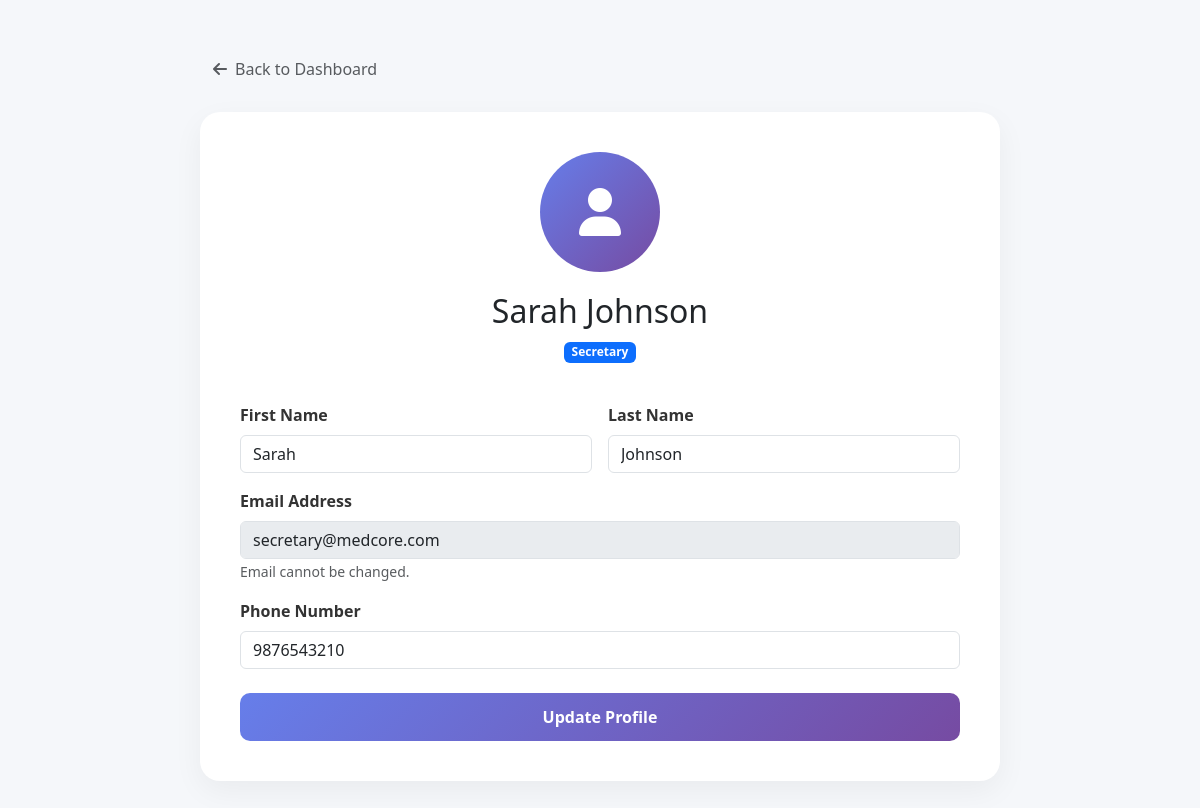
Screenshot of /hospital-booking-system-main/profile.php (signed in) with the database file from the repository.
### tables this page shows
CREATE TABLE users (
    id INT PRIMARY KEY AUTO_INCREMENT,
    first_name VARCHAR(50) NOT NULL,
    last_name VARCHAR(50) NOT NULL,
    email VARCHAR(100) UNIQUE NOT NULL,
    phone VARCHAR(20) UNIQUE,
    password_hash VARCHAR(255) NOT NULL,
    role ENUM('admin', 'secretary', 'doctor', 'patient') NOT NULL,
    profile_photo VARCHAR(255),
    status ENUM('active', 'inactive', 'blocked') DEFAULT 'active',
    created_at TIMESTAMP DEFAULT CURRENT_TIMESTAMP,
    updated_at TIMESTAMP DEFAULT CURRENT_TIMESTAMP ON UPDATE CURRENT_TIMESTAMP,
    last_login TIMESTAMP NULL,
    remember_token VARCHAR(255) NULL,
    two_factor_enabled BOOLEAN DEFAULT FALSE,
    INDEX idx_email (email),
    INDEX idx_role (role),
    INDEX idx_status (status)
);

### hospital-booking-system-main/functions.php (called while the page is built, shortened)
<?php
function isLoggedIn() {
    return isset($_SESSION['logged_in']) && $_SESSION['logged_in'] === true;
}
function getCurrentUserId() {
    return isLoggedIn() ? $_SESSION['user_id'] : null;
}
function getUserById($userId, $link) {
    $userId = intval($userId);
    $query = "SELECT * FROM users WHERE id = $userId";
    $result = mysqli_query($link, $query);
    return mysqli_fetch_assoc($result);
}
?>

### hospital-booking-system-main/profile.php (the view, shortened to what this page needs)
<?php
require_once 'config.php';
require_once 'functions.php';
$userId = getCurrentUserId();
$user = getUserById($userId, $link);
$role = $user['role'];
?>
<!DOCTYPE html>
<html lang="en">
<head>
    <link href="https://cdn.jsdelivr.net/npm/bootstrap@5.3.0/dist/css/bootstrap.min.css" rel="stylesheet">
    <link rel="stylesheet" href="https://cdnjs.cloudflare.com/ajax/libs/font-awesome/6.4.0/css/all.min.css">
</head>
<body>
    <div class="container-custom">
        <a href="index.php" class="btn btn-link text-decoration-none mb-4 text-muted">
            <i class="fas fa-arrow-left me-2"></i>Back to Dashboard
        </a>
        <div class="profile-card">
            <div class="profile-header">
                <div class="avatar-container">
                    <?php if (!empty($user['profile_photo'])): ?>
                        <img src="uploads/<?php echo htmlspecialchars($user['profile_photo']); ?>" alt="Profile" style="width: 100%; height: 100%; border-radius: 50%; object-fit: cover;">
                    <?php else: ?>
                        <i class="fas fa-user"></i>
                    <?php endif; ?>
                </div>
                <h2><?php echo htmlspecialchars($user['first_name'] . ' ' . $user['last_name']); ?></h2>
                <span class="badge bg-primary"><?php echo ucfirst($role); ?></span>
            </div>
            <form method="POST">
                <div class="row g-3">
                    <div class="col-md-6">
                        <label class="form-label">First Name</label>
                        <input type="text" name="first_name" class="form-control" value="<?php echo htmlspecialchars($user['first_name']); ?>" required>
                    </div>
                    <div class="col-md-6">
                        <label class="form-label">Last Name</label>
                        <input type="text" name="last_name" class="form-control" value="<?php echo htmlspecialchars($user['last_name']); ?>" required>
                    </div>
                    <div class="col-md-12">
                        <label class="form-label">Email Address</label>
                        <input type="email" class="form-control" value="<?php echo htmlspecialchars($user['email']); ?>" disabled>
                        <small class="text-muted">Email cannot be changed.</small>
                    </div>
                    <div class="col-md-12">
                        <label class="form-label">Phone Number</label>
                        <input type="text" name="phone" class="form-control" value="<?php echo htmlspecialchars($user['phone'] ?? ''); ?>">
                    </div>
                    <div class="col-12 mt-4">
                        <button type="submit" class="btn btn-update w-100">Update Profile</button>
                    </div>
                </div>
            </form>
        </div>
    </div>
</body>
</html>

### hospital-booking-system-main/profile.php (style rules this page uses)
body { background: #f5f7fa; font-family: 'Segoe UI', sans-serif; }
.container-custom { max-width: 800px; margin: 50px auto; }
.profile-card { background: white; border-radius: 20px; padding: 40px; box-shadow: 0 10px 30px rgba(0,0,0,0.05); }
.profile-header { text-align: center; margin-bottom: 40px; }
.avatar-container { width: 120px; height: 120px; border-radius: 50%; background: linear-gradient(135deg, #667eea 0%, #764ba2 100%); color: white; display: flex; align-items: center; justify-content: center; font-size: 48px; margin: 0 auto 20px; position: relative; }
.form-label { font-weight: 600; color: #333; }
.btn-update { background: linear-gradient(135deg, #667eea 0%, #764ba2 100%); border: none; color: white; padding: 12px 30px; border-radius: 10px; font-weight: 600; }

### rows the page displays
users: first_name+last_name "Sarah Johnson", role "Secretary", first_name "Sarah", last_name "Johnson", email "secretary@medcore.com", phone "9876543210"
